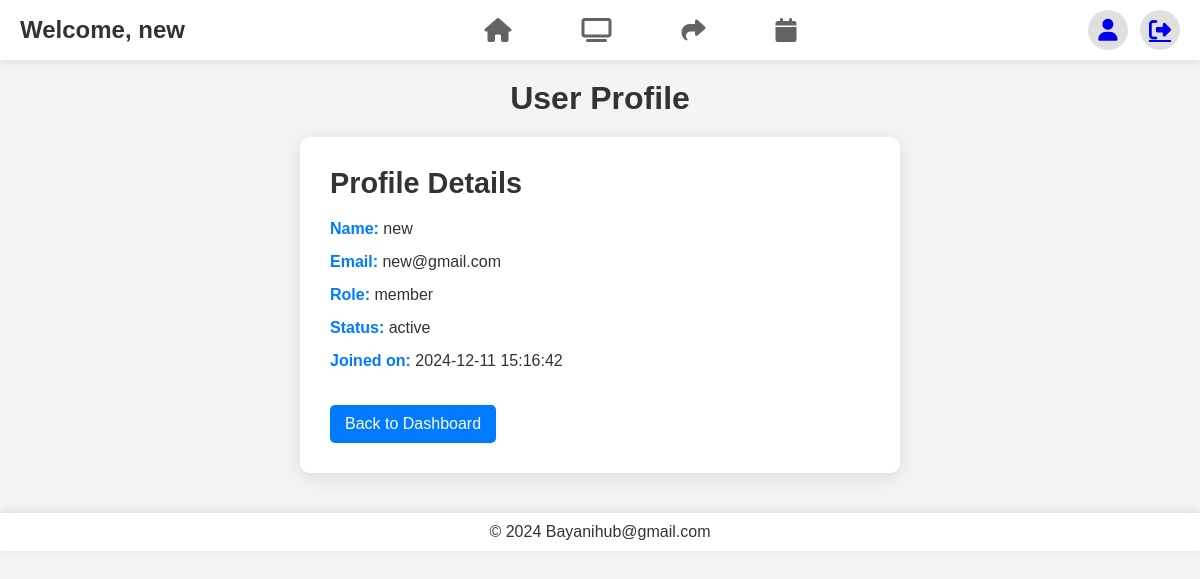
Page /?page=profile (signed in) on the committed database.
### tables this page shows
CREATE TABLE `users` (
  `id` int(11) NOT NULL,
  `name` varchar(100) NOT NULL,
  `email` varchar(100) NOT NULL,
  `password` varchar(255) NOT NULL,
  `created_at` timestamp NOT NULL DEFAULT current_timestamp(),
  `reset_token` varchar(255) DEFAULT NULL,
  `token_expiry` datetime DEFAULT NULL,
  `role` enum('admin','member') DEFAULT 'member',
  `status` enum('active','inactive') DEFAULT 'active'
);

### index.php (called while the page is built, shortened)
<?php
$router = new Router();
$router->route();
?>

### app/views/profile.php (the view, shortened to what this page needs)
<?php
$db = new Database();
$pdo = $db->connect();
$userId = $_SESSION['user']['id'];
$userProfile = null;
try {
    $stmt = $pdo->prepare("SELECT * FROM users WHERE id = ?");
    $stmt->execute([$userId]);
    $userProfile = $stmt->fetch(PDO::FETCH_ASSOC);
} catch (Exception $e) {
    error_log("Error fetching user profile: " . $e->getMessage());
    echo "An error occurred while fetching your profile.";
    exit();
}
?>
<!DOCTYPE html>
<html lang="en">
<head>
    <link rel="stylesheet" href="https://cdnjs.cloudflare.com/ajax/libs/font-awesome/6.7.1/css/all.min.css"
 />
    <link rel="stylesheet" href="public/assets/profileStyle.css">
</head>
<body>
<div class="container">
    <nav>
        <div class="nav-left">
            <h1>Welcome, <?= htmlspecialchars($_SESSION['user']['name']); ?></h1>
        </div>
        <div class="nav-center">
            <a href="?page=dashboard"><i class="fa-solid fa-house"></i></a>
            <a href="?page=help_requests"><i class="fa-solid fa-tv"></i></a>
            <a href="?page=resource_sharing"><i class="fa-solid fa-share"></i></a>
            <a href="?page=events"><i class="fa-solid fa-calendar"></i></a>
        </div>
        <div class="nav-right">
            <a href="?page=profile"><i class="fa-solid fa-user"></i></a>
            <a href="?page=logout"><i class="fa-solid fa-right-from-bracket"></i></a>
        </div>
    </nav>
    <header>
        <h1>User Profile</h1>
    </header>
    <div class="profile-info">
        <div class="profile-card">
            <h2>Profile Details</h2>
            <?php if ($userProfile): ?>
                <p><span>Name:</span> <?= htmlspecialchars($userProfile['name']) ?></p>
                <p><span>Email:</span> <?= htmlspecialchars($userProfile['email']) ?></p>
                <p><span>Role:</span> <?= htmlspecialchars($userProfile['role']) ?></p>
                <p><span>Status:</span> <?= htmlspecialchars($userProfile['status']) ?></p>
                <p><span>Joined on:</span> <?= htmlspecialchars($userProfile['created_at']) ?></p>
            <?php else: ?>
                <p>User profile not found.</p>
            <?php endif; ?>
            <a href="?page=dashboard" class="back-button">Back to Dashboard</a>
        </div>
    </div>
    <footer>
        <p>&copy; 2024 Bayanihub@gmail.com</p>
    </footer>
</div>
</body>
</html>

### public/assets/profileStyle.css (style rules this page uses)
* { margin: 0; padding: 0; box-sizing: border-box; }
body { background: #f4f4f4; color: #333; font-family: 'Arial', sans-serif; }
nav { width: 100%; height: 60px; display: flex; align-items: center; justify-content: space-between; background: #ffffff; box-shadow: 0 2px 10px rgba(0, 0, 0, 0.1); position: fixed; z-index: 1000; top: 0; padding: 0 20px; }
.nav-left { display: flex; align-items: center; }
.nav-center { display: flex; align-items: center; }
.nav-center a { margin-left: 20px; text-decoration: none; }
.nav-center i { background: none; border-radius: 10px; font-size: 24px; padding: 15px 25px; color: #646262; transition: background 0.3s, color 0.3s; }
.nav-right { display: flex; align-items: center; }
.nav-right a { margin-left: 12px; }
.nav-right i { background: #e0e0e0; height: 40px; width: 40px; border-radius: 50%; font-size: 22px; display: flex; align-items: center; justify-content: center; transition: background 0.3s; }
header { margin-top: 80px; text-align: center; }
.profile-info { display: flex; justify-content: center; margin-top: 20px; }
.profile-card { background: #ffffff; padding: 30px; border-radius: 10px; box-shadow: 0 4px 20px rgba(0, 0, 0, 0.1); width: 100%; max-width: 600px; text-align: left; }
.profile-card h2 { margin-bottom: 20px; font-size: 1.8em; color: #333; }
.profile-card p { margin-bottom: 15px; }
.profile-card span { font-weight: bold; color: #007bff; }
.back-button { display: inline-block; margin-top: 20px; padding: 10px 15px; background: #007bff; color: #fff; text-decoration: none; border-radius: 5px; transition: background 0.3s; }
footer { text-align: center; margin-top: 40px; padding: 10px 0; background: #ffffff; box-shadow: 0 -2px 10px rgba(0, 0, 0, 0.1); }

### rows in the picture
users: name "new", email "new@gmail.com", role "member", status "active", created_at "2024-12-11 15:16:42"

### other values in the picture
$_SESSION['user']['name'] "new"
